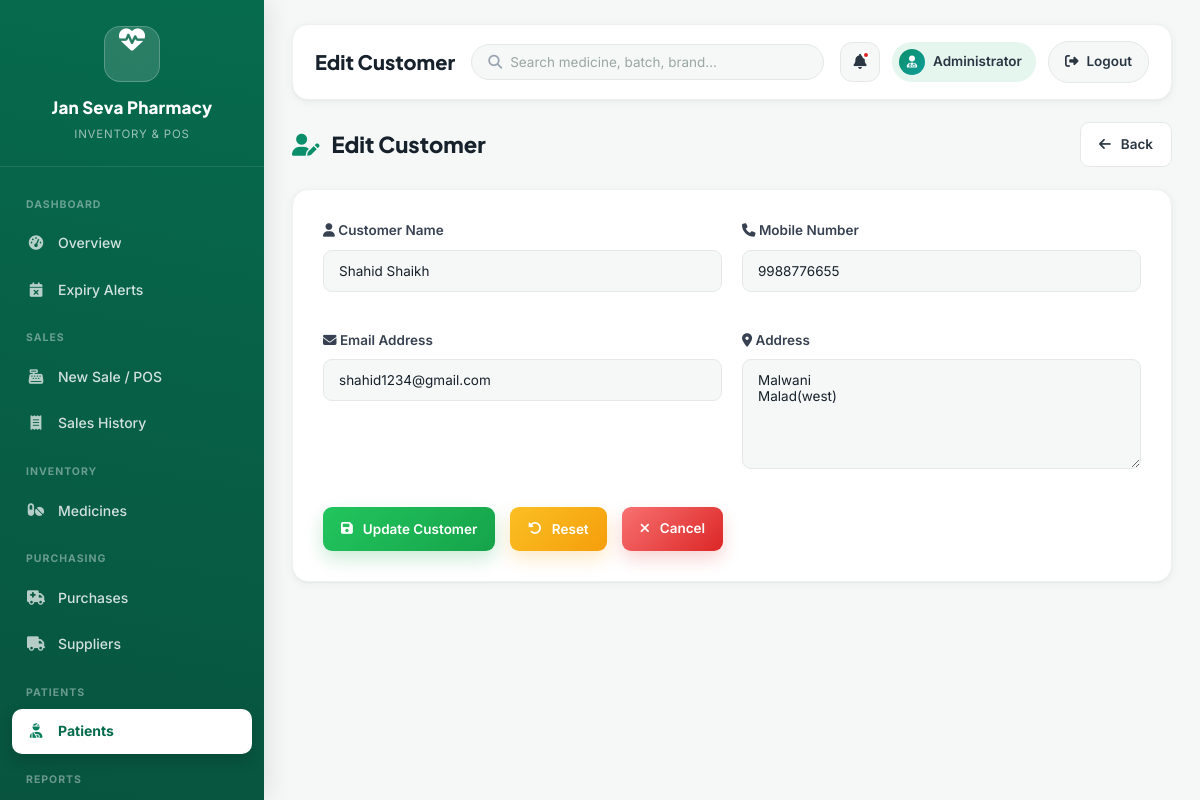
The app's page /edit_customer/2 (signed in) with its own data.
### app.py (models this page shows)
class Customer(db.Model):
    id = db.Column(db.Integer, primary_key=True)
    name = db.Column(db.String(100))
    phone = db.Column(db.String(20))
    email = db.Column(db.String(100))
    address = db.Column(db.String(255))

### app.py (the view, shortened to what this page needs)
@app.route("/edit_customer/<int:id>", methods=["GET", "POST"])
@login_required
def edit_customer(id):
    customer = Customer.query.get_or_404(id)
    return render_template(
        "edit_customer.html",
        customer=customer
    )

### app.py (called while the page is built)
def login_required(f):
    @wraps(f)
    def decorated(*args, **kwargs):
        if "user_id" not in session:
            flash("Please login first.", "warning")
            return redirect(url_for("login"))
        return f(*args, **kwargs)
    return decorated

### templates/edit_customer.html (shortened to what this page needs)
{% extends "base.html" %}
{% block page_title %}Edit Customer{% endblock %}
{% block content %}
<div class="page-header">
    <h2>
        <i class="fa-solid fa-user-pen"></i>
        Edit Customer
    </h2>
    <a href="{{ url_for('customers') }}"
       class="btn btn-secondary">
        <i class="fa-solid fa-arrow-left"></i>
        Back
    </a>
</div>
<div class="form-container">
<div class="form-card">
<form method="POST"
      action="{{ url_for('edit_customer',
      id=customer.id) }}">
<div class="form-row">
<div class="form-group">
<label>
<i class="fa-solid fa-user"></i>
Customer Name
</label>
<input type="text"
       name="name"
       value="{{ customer.name }}"
       required>
</div>
<div class="form-group">
<label>
<i class="fa-solid fa-phone"></i>
Mobile Number
</label>
<input type="tel"
       name="phone"
       value="{{ customer.phone }}"
       maxlength="10"
       required>
</div>
</div>
<div class="form-row">
<div class="form-group">
<label>
<i class="fa-solid fa-envelope"></i>
Email Address
</label>
<input type="email"
       name="email"
       value="{{ customer.email }}">
</div>
<div class="form-group">
<label>
<i class="fa-solid fa-location-dot"></i>
Address
</label>
<textarea
name="address"
rows="5">{{ customer.address }}</textarea>
</div>
</div>
<div class="form-buttons">
<button type="submit"
        class="btn btn-success">
<i class="fa-solid fa-save"></i>
Update Customer
</button>
<button type="reset"
        class="btn btn-warning">
<i class="fa-solid fa-rotate-left"></i>
Reset
</button>
<a href="{{ url_for('customers') }}"
   class="btn btn-danger">
<i class="fa-solid fa-times"></i>
Cancel
</a>
</div>
</form>
</div>
</div>
{% endblock %}

### static/css/style.css (style rules this page uses)
:root { --primary:#0B8F6A; --primary-dark:#087F5B; --primary-darker:#066B4C; --primary-light:#E5F6EF; --primary-lighter:#F2FAF6; --secondary:#0F9D9A; --secondary-dark:#0C817E; --secondary-light:#E3F7F6; --bg:#F6F8F7; --white:#FFFFFF; --ink:#17212B; --ink-soft:#2A3642; --muted:#6B7280; --muted-light:#9AA5B1; --border:#E5E7EB; --border-soft:#EEF1F0; --success:#16A34A; --success-bg:#E7F7EC; --success-text:#0F7A34; --warning:#F59E0B; --warning-bg:#FEF3DD; --warning-text:#93630A; --danger:#DC2626; --danger-bg:#FDEBEB; --danger-text:#B31E1E; --info:#0F9D9A; --info-bg:#E3F7F6; --info-text:#0C817E; --purple:#7C3AED; --purple-bg:#EFE6FE; --purple-text:#6423C7; --teal:#0D9488; --teal-bg:#DEF5F2; --teal-text:#0A7A70; --orange:#F97316; --orange-bg:#FFEADB; --orange-text:#C2570D; --brown:#92400E; --brown-bg:#F3E5D8; --brown-text:#7A350C; --radius-lg:16px; --radius-md:12px; --radius-sm:9px; --radius-xs:7px; --shadow-card:0 2px 10px rgba(17,34,28,.05), 0 1px 2px rgba(17,34,28,.04); --shadow-card-hover:0 16px 32px rgba(11,143,106,.14); --shadow-pop:0 24px 55px rgba(6,40,30,.35); --shadow-header:0 1px 0 rgba(17,34,28,.06); --font-heading:'Plus Jakarta Sans', sans-serif; --font-body:'Inter', sans-serif; }
* { margin:0; padding:0; box-sizing:border-box; font-family:var(--font-body); }
* { transition: background .18s ease, color .18s ease, border-color .18s ease, box-shadow .18s ease, transform .18s ease; }
html { scroll-behavior:smooth; }
body { background:var(--bg); color:var(--ink); line-height:1.6; -webkit-font-smoothing:antialiased; }
h1,h2,h3,h4,h5 { font-family:var(--font-heading); color:var(--ink); }
a { text-decoration:none; }
button, input, select, textarea { font-family:var(--font-body); }
button { cursor:pointer; }
input::placeholder, textarea::placeholder { color:#9AA7A2; }
.page-header { display:flex; justify-content:space-between; align-items:center; flex-wrap:wrap; gap:15px; margin-bottom:22px; }
.page-header h2 { font-size:22px; font-weight:800; color:var(--ink); }
.page-header h2 i { color:var(--primary); margin-right:8px; }
.btn { display:inline-flex; align-items:center; justify-content:center; gap:8px; padding:11px 18px; border:none; border-radius:var(--radius-sm); text-decoration:none; color:#ffffff; font-size:13.5px; font-weight:600; cursor:pointer; }
.btn i { margin-right:2px; }
.btn-success { background:linear-gradient(135deg,#22C55E,var(--success)); box-shadow:0 8px 18px rgba(22,163,74,.22); }
.btn-warning { background:linear-gradient(135deg,#FBBF24,var(--warning)); color:#ffffff; box-shadow:0 8px 18px rgba(245,158,11,.22); }
.btn-danger { background:linear-gradient(135deg,#F87171,var(--danger)); box-shadow:0 8px 18px rgba(220,38,38,.2); }
.btn-secondary { background:#ffffff; color:var(--ink-soft); border:1.5px solid var(--border); box-shadow:none; }
.form-container { display:flex; justify-content:center; margin-top:20px; }
.form-card { width:100%; max-width:900px; background:var(--white); border-radius:var(--radius-lg); padding:30px; box-shadow:var(--shadow-card); border:1px solid var(--border-soft); animation:fadeIn .4s ease; }
.form-row { display:grid; grid-template-columns:repeat(2,1fr); gap:20px; margin-bottom:20px; }
.form-group { display:flex; flex-direction:column; margin-bottom:18px; }
.form-group label { margin-bottom:8px; font-weight:600; color:#374151; font-size:13.5px; }
.form-group input, .form-group select, .form-group textarea { width:100%; padding:12px 15px; border:1.5px solid var(--border); background:var(--bg); border-radius:var(--radius-sm); outline:none; font-size:13.5px; color:var(--ink); }
.form-group textarea { resize:vertical; min-height:110px; }
.form-buttons { display:flex; gap:15px; flex-wrap:wrap; margin-top:20px; }

### records on screen
Customer: name "Shahid Shaikh", phone "9988776655", email "shahid1234@gmail.com", address "Malwani Malad(west)"

### other values on screen
{{ session.get('name', 'Administrator') }} "Administrator"
